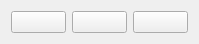
<?xml version="1.0" encoding="UTF-8"?>
<ui version="4.0">
 <class>ToolIcons</class>
 <widget class="QWidget" name="ToolIcons">
  <property name="geometry">
   <rect>
    <x>0</x>
    <y>0</y>
    <width>199</width>
    <height>33</height>
   </rect>
  </property>
  <property name="windowTitle">
   <string>Form</string>
  </property>
  <layout class="QHBoxLayout" name="horizontalLayout">
   <item>
    <widget class="KIconButton" name="m_terrainEditorButton"/>
   </item>
   <item>
    <widget class="KIconButton" name="m_soundEditorButton"/>
   </item>
   <item>
    <widget class="KIconButton" name="m_triggerEditorButton"/>
   </item>
  </layout>
 </widget>
 <customwidgets>
  <customwidget>
   <class>KIconButton</class>
   <extends>QPushButton</extends>
   <header>kicondialog.h</header>
  </customwidget>
 </customwidgets>
 <resources/>
 <connections/>
</ui>
